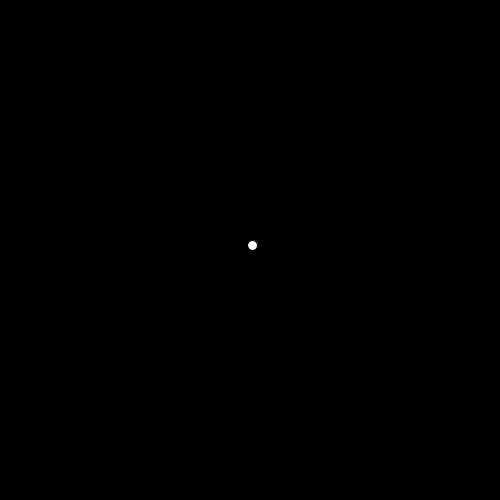
Frame 1 (no input)
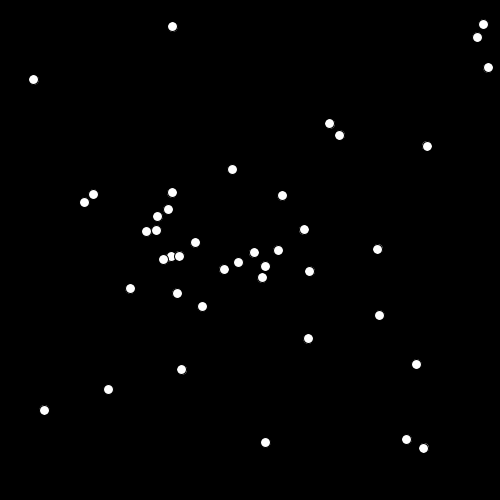
Frame 60 (the mouse pressed at the canvas centre just before this capture)
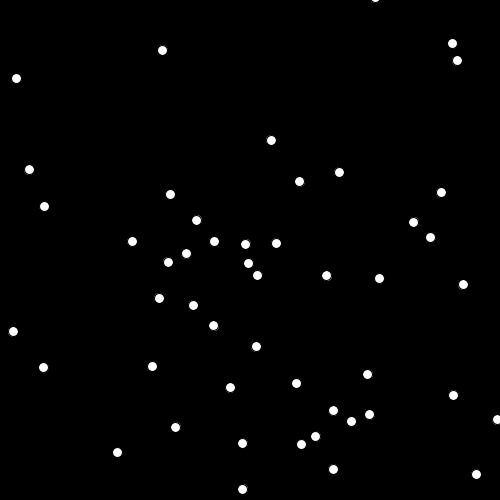
Frame 120 (the mouse held since frame 60 and released just before this capture)

The Processing sketch that drew these frames (run headless with seeded random() and noise(); from frame 60 on, the mouse is pressed at the canvas centre):

// Processing sketch: processing_49435
// ── processing_49435.pde


Particle [] pickles = new Particle [0];


void setup () {
 
 size (500,500);
 smooth ();
 
 //for (int i=0; i<pickles.length; i++) {
  // pickles [i] = new Particle ();
// }
 
 
}


void draw () {
  background (0); //clear the background
  
  pickles = (Particle[]) append(pickles, new Particle());
  
   for (int i=0; i<pickles.length; i++) {
  pickles[i].update();
   }
  
}

class Particle {
 
  float x;
  float y;
  
  float velX; // speed or velocity
  float velY;
  
  
  Particle () {
   //x and y position to be in middle of screen
    x = width/2;
    y = height/2;
    
    velX = random (-10,10);
    velY = random (-10,10);
    
   
  }
  
  void update () {
    
    x+=velX;
    y+=velY;
    
    fill (255);
    ellipse (x,y,10,10);
  }
  
  
}
